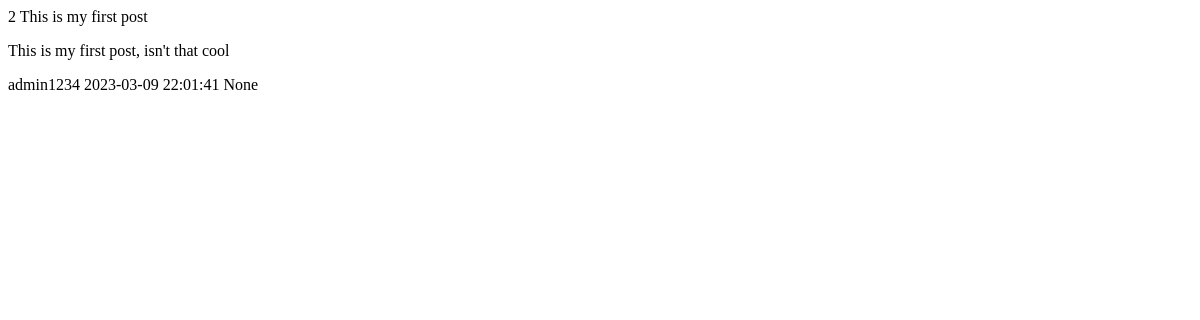
/posts/yeah, run on an earlier commit of the app's database.
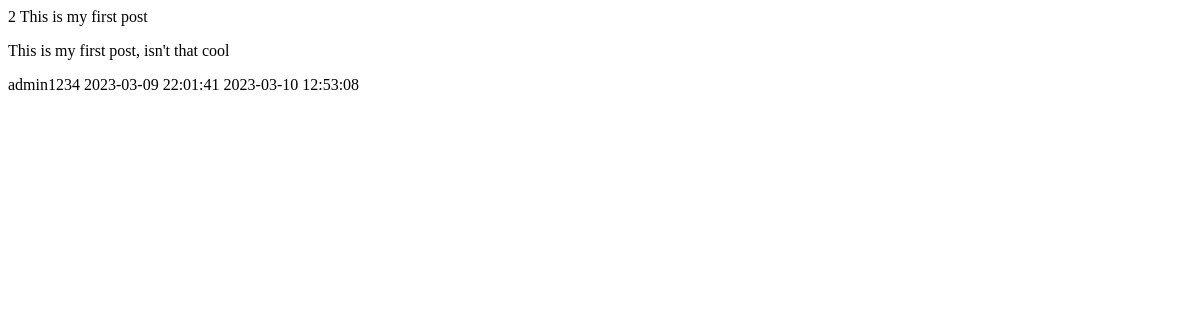
And on a later commit of the database.
### models.py (models this page shows)
class PostModel(db.Model):
    __tablename__ = 'posts'
    id = db.Column(db.Integer, primary_key=True)
    title = db.Column(db.String(100), nullable=False)
    slug = db.Column(db.String(100), unique=True, nullable=False)
    content = db.Column(db.Text, nullable=False)
    created_at = db.Column(db.DateTime, server_default=func.now())
    updated_at = db.Column(db.DateTime, onupdate=func.now())
    author = db.Column(db.String(100), db.ForeignKey('users.username'), nullable=False)
    status = db.Column(db.String, default="Draft") #Could be Draft, Review, Published, or Archived

### main.py (the view)
@app.route("/posts/<slug>")
def view_post(slug):
    post = PostModel.query.filter_by(slug=slug).first()
    if post.status == "Draft":
        return render_template("post.html", post=post, current_username=get_current_username())
    return redirect("/")

### main.py (called while the page is built)
def get_current_username():
    if current_user.is_authenticated:
        return current_user.username
    else:
        return "Guest"

### templates/post.html
{{post.id}} {{post.title}} {{post.content|safe}} {{post.author}} {{post.created_at}} {{post.updated_at}}

What changed in the data, as far as the page shows it:
changed PostModel "This is my first post": updated_at "None" → "2023-03-10 12:53:08"
